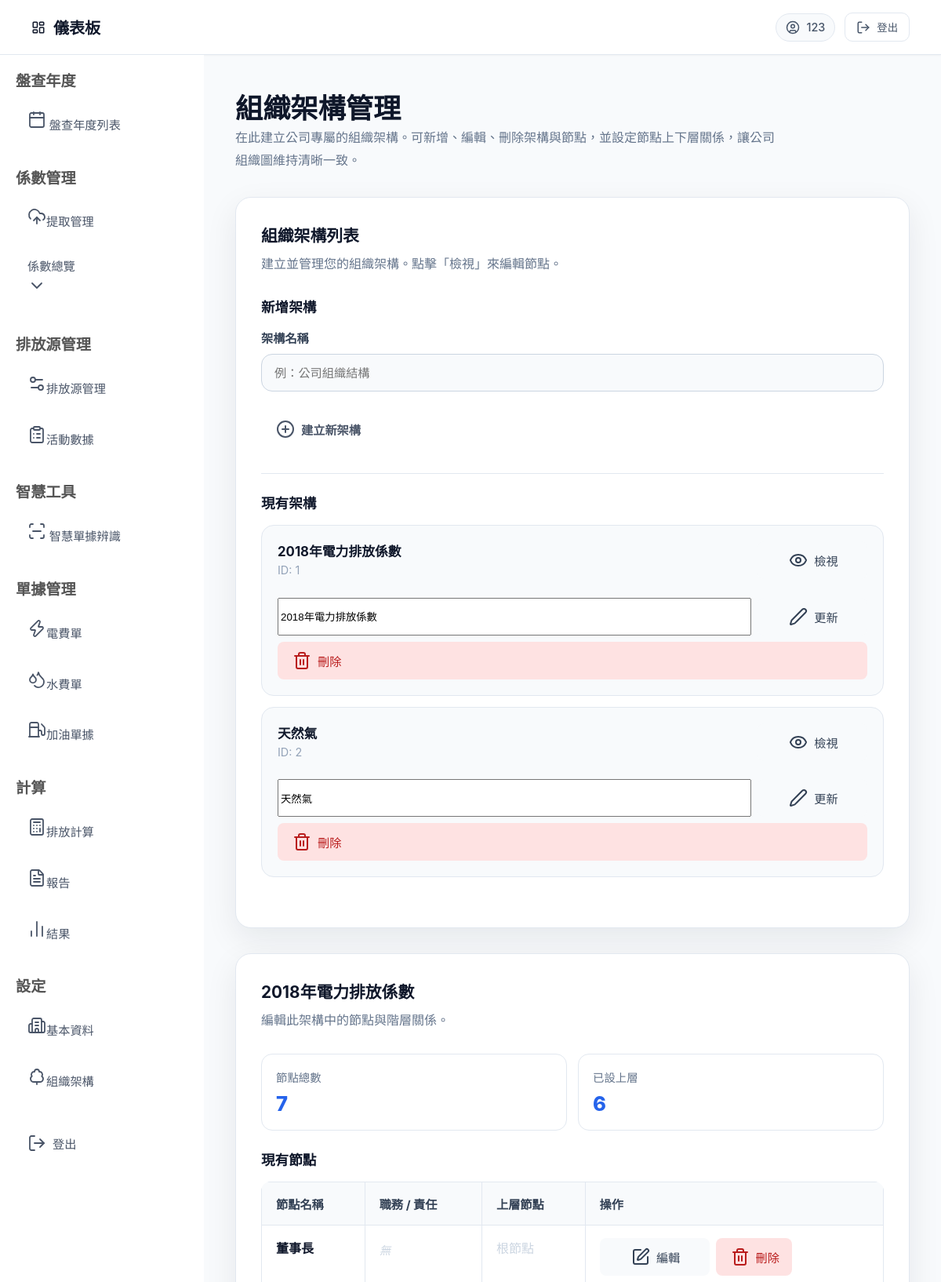
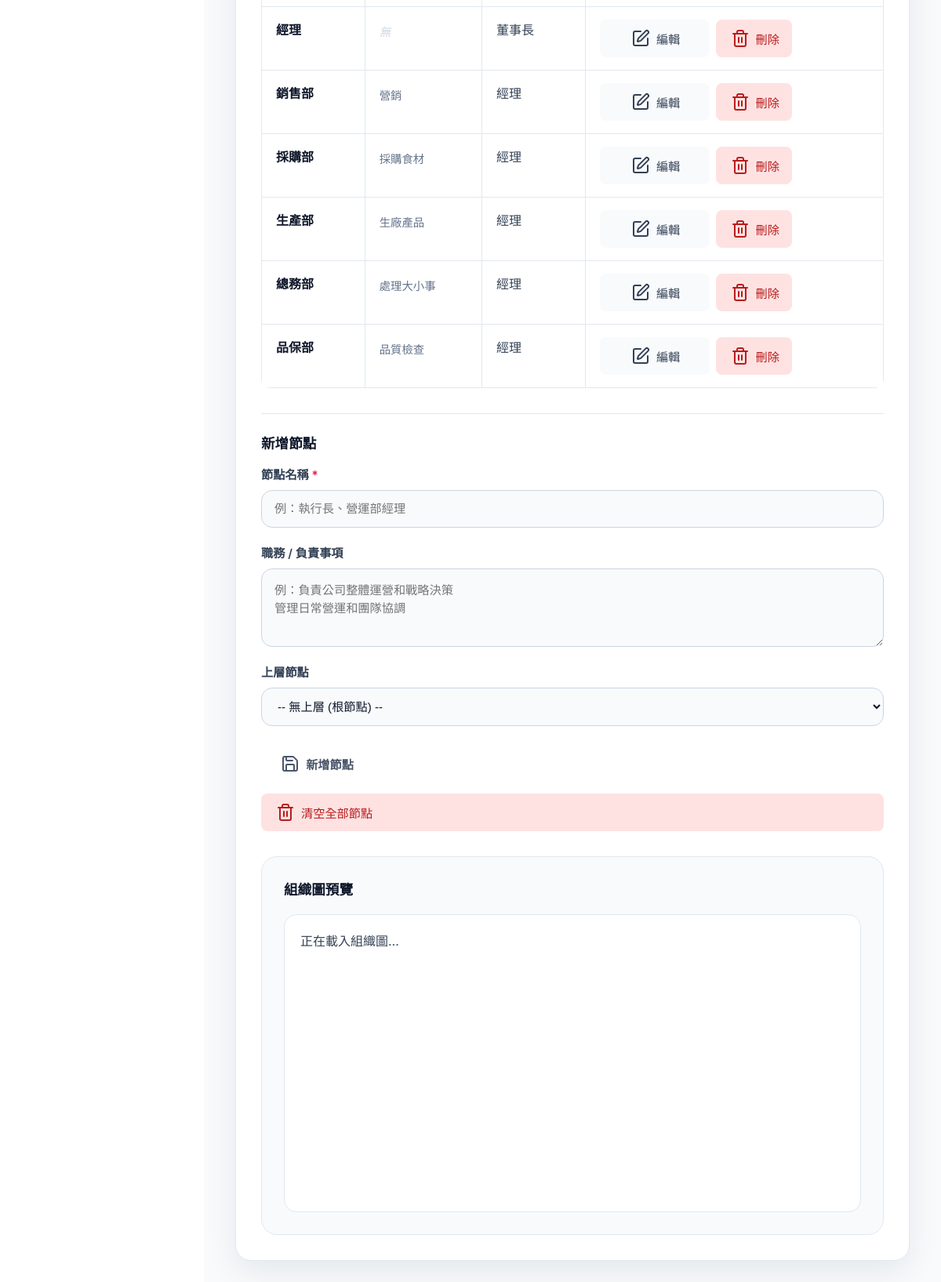
Page /org_chart/ (signed in) on the committed database (2 pictures, top to bottom).
### model.py (models this page shows)
class OrgChart(SQLModel, table=True):
    __tablename__ = "org_chart"
    id: Optional[int] = Field(default=None, primary_key=True)
    name: str
    account_id: int = Field(foreign_key="account.id")
    account: Optional[Account] = Relationship(back_populates="org_charts")
    nodes: List["OrgNode"] = Relationship(back_populates="chart")

class OrgNode(SQLModel, table=True):
    __tablename__ = "org_node"
    id: Optional[int] = Field(default=None, primary_key=True)
    name: str
    duty: Optional[str] = Field(default=None)
    chart_id: int = Field(foreign_key="org_chart.id")
    parent_id: Optional[int] = Field(default=None, foreign_key="org_node.id")
    chart: Optional[OrgChart] = Relationship(back_populates="nodes")
    parent: Optional["OrgNode"] = Relationship(
        back_populates="children",
        sa_relationship_kwargs={"remote_side": "OrgNode.id"}
    )
    children: List["OrgNode"] = Relationship(back_populates="parent")

### routers/org_chart.py (the view)
@router.get("/", response_class=HTMLResponse)
async def org_chart_page(
    request: Request,
    selected_chart_id: Optional[int] = None,
    edit_node_id: Optional[int] = None,
):
    user_id = _get_current_user(request)
    if not user_id:
        return RedirectResponse(url="/login", status_code=303)
    with Session(engine) as session:
        charts = _load_org_charts(session, user_id)
        selected_chart = _find_chart_for_user(session, user_id, selected_chart_id)
        nodes = []
        edit_node = None
        parent_options = []
        if selected_chart:
            nodes = _load_org_nodes(session, selected_chart.id)
            parent_options = [node for node in nodes if node.id != edit_node_id]
            if edit_node_id:
                edit_node = next((node for node in nodes if node.id == edit_node_id), None)
        charts_data = [_serialize_chart(chart) for chart in charts]
        nodes_data = [_serialize_node(node) for node in nodes]
        parent_options_data = [
            {"id": node.id, "name": node.name} for node in parent_options
        ]
        parent_map = {node.id: node.name for node in nodes}
    return templates.TemplateResponse(
        "org_chart.html",
        {
            "request": request,
            "charts": charts,
            "charts_data": charts_data,
            "selected_chart": selected_chart,
            "nodes": nodes,
            "nodes_data": nodes_data,
            "parent_options": parent_options,
            "parent_options_data": parent_options_data,
            "parent_map": parent_map,
            "edit_node": edit_node,
        },
    )

### templates/org_chart.html (shortened to what this page needs)
{% extends "base.html" %}
{% block content %}
<div class="org-header">
    <div>
        <h1>組織架構管理</h1>
        <p class="org-description">在此建立公司專屬的組織架構。可新增、編輯、刪除架構與節點，並設定節點上下層關係，讓公司組織圖維持清晰一致。</p>
    </div>
</div>
<div class="org-layout">
    <section class="org-card">
        <h2>組織架構列表</h2>
        <p>建立並管理您的組織架構。點擊「檢視」來編輯節點。</p>
        <div class="org-section">
            <h3>新增架構</h3>
            <form action="/org_chart/chart" method="post">
                <div class="form-group">
                    <label for="new_chart_name">架構名稱</label>
                    <input id="new_chart_name" name="name" type="text" placeholder="例：公司組織結構" required>
                </div>
                <div class="button-row">
                    <button type="submit" class="dashboard-btn action"><i data-lucide="plus-circle"></i>建立新架構</button>
                </div>
            </form>
        </div>
        <div class="divider"></div>
        <div class="org-section">
            <h3>現有架構</h3>
            <ul class="chart-list">
                {% for chart in charts %}
                <li>
                    <div class="chart-item-top">
                        <div>
                            <p class="chart-title">{{ chart.name }}</p>
                            <p class="chart-meta">ID: {{ chart.id }}</p>
                        </div>
                        <a href="/org_chart/?selected_chart_id={{ chart.id }}" class="dashboard-btn ghost action"><i data-lucide="eye"></i>檢視</a>
                    </div>
                    <div class="chart-actions">
                        <form action="/org_chart/chart" method="post">
                            <input type="text" name="name" value="{{ chart.name }}" placeholder="更新名稱" required>
                            <button type="submit" class="dashboard-btn ghost action"><i data-lucide="edit-2"></i>更新</button>
                        </form>
                        <form action="/org_chart/delete_chart" method="post" onsubmit="return confirm('確定要刪除此架構與所有節點？');">
                            <button type="submit" class="dashboard-btn ghost danger"><i data-lucide="trash-2"></i>刪除</button>
                        </form>
                    </div>
                </li>
                {% else %}
                <li class="empty-state">
                    <p>尚未建立任何架構。請先建立一個新架構。</p>
                </li>
                {% endfor %}
            </ul>
        </div>
    </section>
    <section class="org-card">
        {% if selected_chart %}
        <h2>{{ selected_chart.name }}</h2>
        <p>編輯此架構中的節點與階層關係。</p>
        <div class="org-stats">
            <div class="org-stat-card">
                <span>節點總數</span>
                <strong>{{ nodes | length }}</strong>
            </div>
            <div class="org-stat-card">
                <span>已設上層</span>
                <strong>{{ nodes | selectattr('parent_id') | list | length }}</strong>
            </div>
        </div>
        {% if nodes %}
        <div class="org-section">
            <h3>現有節點</h3>
            <table class="node-table">
                <thead>
                    <tr>
                        <th>節點名稱</th>
                        <th>職務 / 責任</th>
                        <th>上層節點</th>
                        <th>操作</th>
                    </tr>
                </thead>
                <tbody>
                    {% for node in nodes %}
                    <tr>
                        <td>
                            <div class="node-name">{{ node.name }}</div>
                        </td>
                        <td>
                            {% if node.duty %}
                            <div class="node-duty">{{ node.duty }}</div>
                            {% else %}
                            <div class="node-duty node-duty-empty">無</div>
                            {% endif %}
                        </td>
                        <td>
                            {% if node.parent_id %}
                            <span>{{ parent_map.get(node.parent_id, '已刪除') }}</span>
                            {% else %}
                            <span style="color: #cbd5e1;">根節點</span>
                            {% endif %}
                        </td>
                        <td>
                            <div class="node-actions">
                                <a href="/org_chart/?selected_chart_id={{ selected_chart.id }}&edit_node_id={{ node.id }}" class="dashboard-btn ghost action"><i data-lucide="edit"></i>編輯</a>
                                <form action="/org_chart/node/delete" method="post" onsubmit="return confirm('確定刪除此節點？');">
                                    <button type="submit" class="dashboard-btn ghost danger"><i data-lucide="trash-2"></i>刪除</button>
                                </form>
                            </div>
                        </td>
                    </tr>
                    {% endfor %}
                </tbody>
            </table>
        </div>
        {% else %}
        <div class="org-section empty-state">
            此架構尚未有任何節點。請使用下方表單新增第一個節點。
        </div>
        {% endif %}
        <div class="divider"></div>
        <div class="org-section">
            <h3>{% if edit_node %}編輯節點{% else %}新增節點{% endif %}</h3>
            <form action="/org_chart/node" method="post">
                <div class="form-group">
                    <label for="node_name">節點名稱 <span style="color: #e11d48;">*</span></label>
                    <input id="node_name" name="name" type="text" placeholder="例：執行長、營運部經理" value="{{ edit_node.name if edit_node else '' }}" required>
                </div>
                <div class="form-group">
                    <label for="node_duty">職務 / 負責事項</label>
                    <textarea id="node_duty" name="duty" placeholder="例：負責公司整體運營和戰略決策&#10;管理日常營運和團隊協調">{{ edit_node.duty if edit_node else '' }}</textarea>
                </div>
                <div class="form-group">
                    <label for="parent_id">上層節點</label>
                    <select id="parent_id" name="parent_id">
                        <option value="">-- 無上層 (根節點) --</option>
                    </select>
                </div>
                <div class="button-row" style="align-items: flex-start;">
                    <button type="submit" class="dashboard-btn action"><i data-lucide="save"></i>{% if edit_node %}儲存變更{% else %}新增節點{% endif %}</button>
                    {% if nodes %}
                    <button type="submit" form="clear-node-form" class="dashboard-btn ghost danger"><i data-lucide="trash"></i>清空全部節點</button>
                    {% endif %}
                </div>
            </form>
        </div>
        <div class="org-preview">
            <h3>組織圖預覽</h3>
            <div id="org-chart-visualization">
                {% if nodes %}
                正在載入組織圖…
                {% else %}
                <p style="color:#94a3b8; text-align:center; padding:40px 0;">新增節點後，組織圖將在此顯示。</p>
                {% endif %}
            </div>
        </div>
        {% else %}
        <div class="empty-state">
            <p>請先建立並選擇一個組織架構，才能管理節點。</p>
            <p style="font-size: 0.9rem; color: #64748b;">從左側清單中點擊「檢視」來開始編輯。</p>
        </div>
        {% endif %}
    </section>
</div>
{% endblock %}

### static/css/index.css (style rules this page uses)
body { margin: 0; font-family: "Noto Sans TC", "Inter", -apple-system, BlinkMacSystemFont, "Segoe UI", Roboto, "Helvetica Neue", Arial, sans-serif; background-color: #f8fafc; color: #334155; display: flex; flex-direction: column; min-height: 100vh; }
.dashboard-btn { display: flex; align-items: center; gap: 8px; width: 100%; border: none; border-left: 3px solid transparent; border-radius: 8px; background: transparent; color: #4a5568 !important; font-weight: 400; font-size: 0.95em; padding: 12px 16px; box-shadow: none; text-decoration: none; cursor: pointer; transition: background 0.15s ease, color 0.15s ease; box-sizing: border-box; }
h1 { color: #2c3e50; margin-bottom: 20px; font-size: 2.8em; font-weight: 700; }

### rows in the picture
OrgChart: name "2018年電力排放係數", id "1"
OrgChart: name "天然氣", id "2"
OrgNode: name "董事長", shows "無", shows "根節點", get "董事長"
OrgNode: name "經理", shows "無", get "經理"
OrgNode: name "銷售部", duty "營銷"
OrgNode: name "採購部", duty "採購食材"
OrgNode: name "生產部", duty "生廠產品"
OrgNode: name "總務部", duty "處理大小事"
OrgNode: name "品保部", duty "品質檢查"

### other values in the picture
{{ request.session.get("username", "使用者") }} "123"
{{ nodes | length }} "7"
{{ nodes | selectattr('parent_id') | list | length }} "6"
